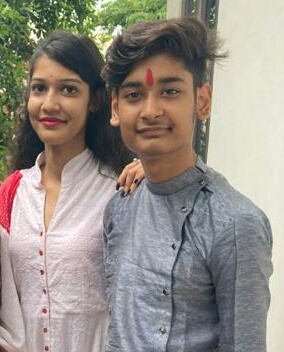
#> input picture IP/one.JPG, 284 x 352 px, found by its file name
$ python 1_First.py
#> lines starting #> are read from the running program, lines starting #| are printed output that depends on the picture
import cv2
img = cv2.imread("one.jpg")#In second argument,1 means original image,0 means gray scale image and -1 means saturated image
#> img is the input picture: shape (352, 284, 3); mean B, G, R 134.7, 142.5, 149.4
print(img)
#> (printed output is left out)
cv2.imshow("Original Image",img)

img1 = cv2.imread("one.jpg",0)#In second argument,1 means original image,0 means gray scale image and -1 means saturated image
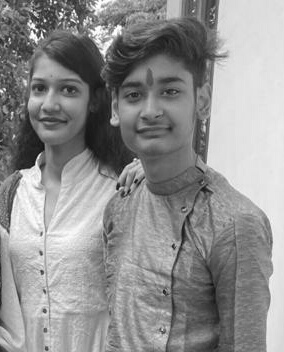
#> img1: shape (352, 284); min 14, max 255, mean 143.7
print(img1)
#> (printed output is left out)
cv2.imshow("Black and white Image",img1)

img2 = cv2.imread("one.jpg",-1)#In second argument,1 means original image,0 means gray scale image and -1 means saturated image
print(img2)
#> (printed output is left out)
cv2.imshow("Saturated Image",img2)

"Resize the image"
img3 = cv2.imread("one.jpg")#In second argument,1 means original image,0 means gray scale image and -1 means saturated image
print(img3)
#> (printed output is left out)
img3 = cv2.resize(img3,(1000,200))
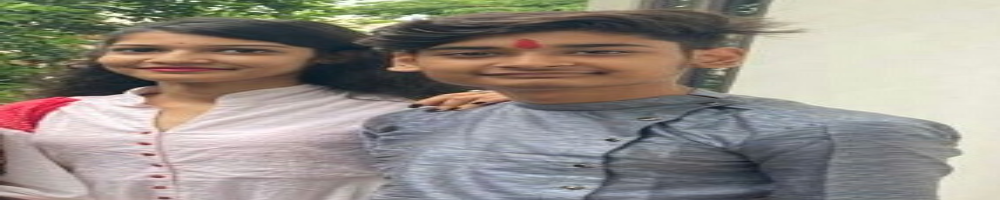
#> img3: shape (200, 1000, 3); mean B, G, R 134.6, 142.3, 149.3
cv2.imshow("Resize Image",img3)

"Rotate the image"
img4 = cv2.imread("one.jpg")#In second argument,1 means original image,0 means gray scale image and -1 means saturated image
print(img4)
#> (printed output is left out)
img4 = cv2.flip(img4,1)#Second arg can be 0,1,-1
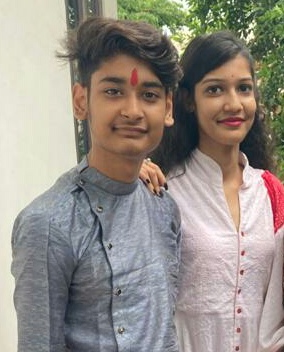
#> img4: shape (352, 284, 3); mean B, G, R 134.7, 142.5, 149.4
cv2.imshow("Rotate Image",img4)

cv2.waitKey(0)#It defines how much time in ms the image show and 0 means infinte time and it also takes input
cv2.destroyAllWindows()
